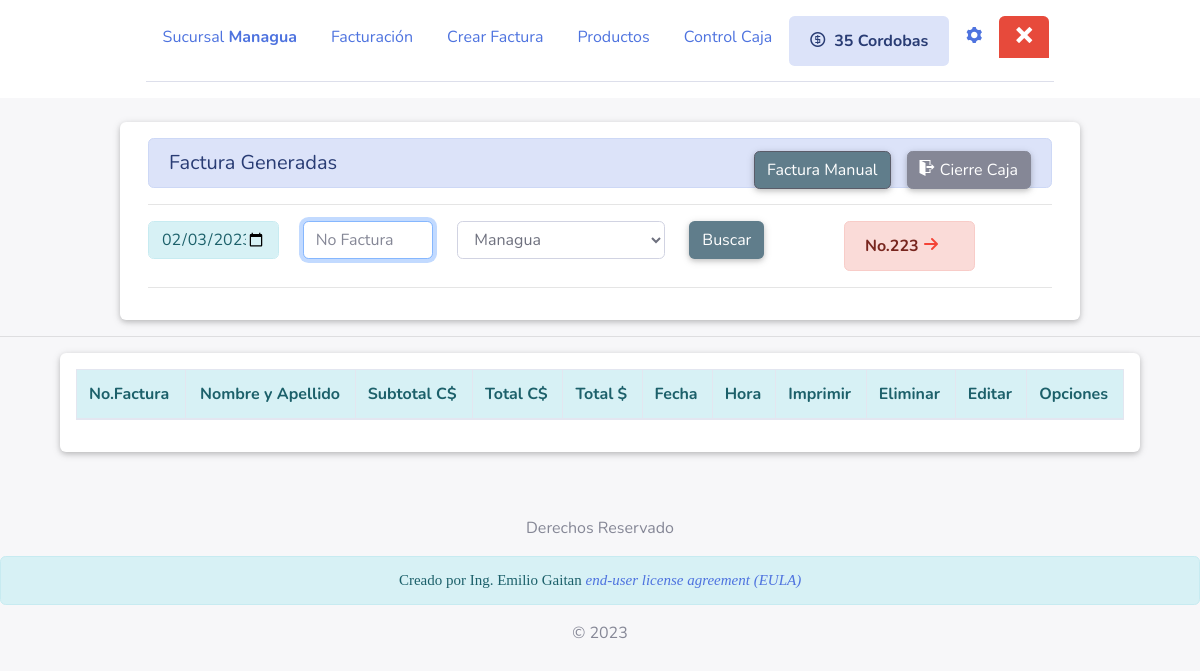
The app's page /factura_dia.php (signed in), older data.
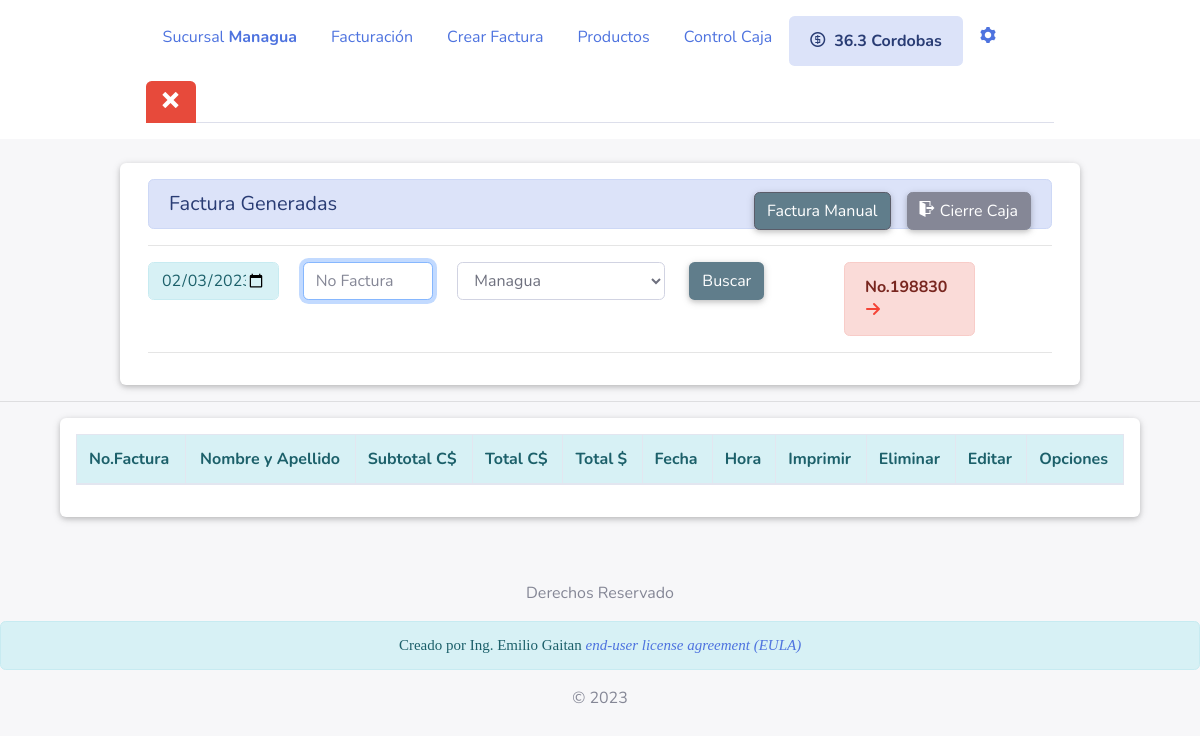
The same page, newer data.
### tables this page shows
CREATE TABLE `tasa` (
  `indcambio` int NOT NULL,
  `dolar` double DEFAULT NULL
);

CREATE TABLE `talonario` (
  `indtalonario` int NOT NULL,
  `numero` int NOT NULL,
  `indsucursal` int DEFAULT NULL,
  `indtemp` varchar(100) NOT NULL
);

### BD-Connection/datos_clientes.php (called while the page is built, shortened)
<?php
class datos_clientes
{
    public static function cambio_dolar($mysqli)
    {
        $result = $mysqli->query("SELECT * FROM `tasa`");
        $row = $result->fetch_array(MYSQLI_ASSOC);
        if (!empty($row)) {
            return $row["dolar"];
        } else {
            return "error";
        }
    }
    public static function cambio_do($indsucursal, $mysqli)
    {
        $result = $mysqli->query("SELECT * FROM `talonario` WHERE `indsucursal` = '$indsucursal'");
        $row = $result->fetch_array(MYSQLI_ASSOC);
        if (!empty($row)) {
            return $row["numero"];
        } else {
            return "error";
        }
    }
}

### factura_dia.php (the view, shortened to what the changed rows need)
<?php include "header/header.php";
    ?>
    <div class="container white rounded z-depth-1" style="border-radius: 6px;">
        <div style="padding: 1em">
            <form action="<?php echo htmlspecialchars($_SERVER["PHP_SELF"]); ?>" method="post">
                <section class="row">
                    <div class="control-pares col-md-2">
                        <a class="nav-link alert alert-danger bg-red" href="talonario_cambio.php" style="margin: 0">
                            <b><?php if (!empty($_SESSION)) {
                                    echo "No." . $talonario;
                                } ?> <i class="icon-arrow-right2 red-text"></i></b></a>
                    </div>
                </section>
            </form>
        </div>
    </div>
    <div class="z-depth-1 rounded white center-block" style="width: 90%;border-radius: 6px;padding: 1em;">
        <table class="table table-responsive-sm table-bordered  table-hover" style="padding:0em">
            <thead>
            <tr style="border-bottom: 1px solid black;" class="alert alert-info">
                <th scope="col">No.Factura</th>
                <th scope="col" class="center-align">Nombre y Apellido</th>
                <th scope="col">Subtotal C$</th>
                <th scope="col">Total C$</th>
                <th scope="col">Total $</th>
                <th scope="col">Fecha</th>
                <th scope="col">Hora</th>
                <th scope="col">Imprimir</th>
                <th scope="col">Eliminar</th>
                <th scope="col">Editar</th>
                <th scope="col">Opciones</th>
            </tr>
            </thead>
        </table>
    </div>
<?php include "header/footer.php" ?>

### header/header.php (shortened to what the changed rows need)
<!DOCTYPE html>
<html lang="es">
<head>
    <link rel="stylesheet" href="assets/bootstrap/css/bootstrap.min.css">
    <link rel="stylesheet" href="assets/fonts/fontawesome-all.min.css">
    <link rel="stylesheet" href="assets/bootstrap/css/cssindex.css">
    <link rel="stylesheet" href="assets/icomoon/style.css">
    <link rel="stylesheet" href="assets/bootstrap/jquery-ui.css">
    <link rel="stylesheet" href="/resources/demos/style.css">
    <link rel="stylesheet" href="assets/animate/css/libs/animate.css">
</head>
<body style="background-color: rgb(247,247,249)" id="page-top">
<?php
include_once 'BD-Connection/conection.php';
include_once 'BD-Connection/datos_clientes.php';
if (!empty($_SESSION)) {
    try {
        if (!empty($_SESSION['sucursal'])) {
            $indsucursal = $_SESSION['sucursal'];
            $talonario = datos_clientes::cambio_do($indsucursal, $mysqli);
        }
    } catch (Exception $e) {
    }
    $dolar = datos_clientes::cambio_dolar($mysqli);
}
?>
<div class="white rounded container-fluid center-block center" id="esconder_menu">
    <div style="padding: 1em;border-color: #2a96a5!important;" class="container">
        <ul class="nav nav-tabs" >
            <li class="nav-item">
                <a class="nav-link alert alert-primary" href="#"><b> <i
                                class="icon-coin-dollar "> </i> <?php try { echo $dolar; } catch (Exception $e) {
                        }?> Cordobas</b></a>
            </li>
        </ul>
    </div>
</div>
<br>

Row changes from the older to the newer data that the page shows:
changed tasa: dolar "35" → "36.3"
changed talonario: numero "223" → "198830"
